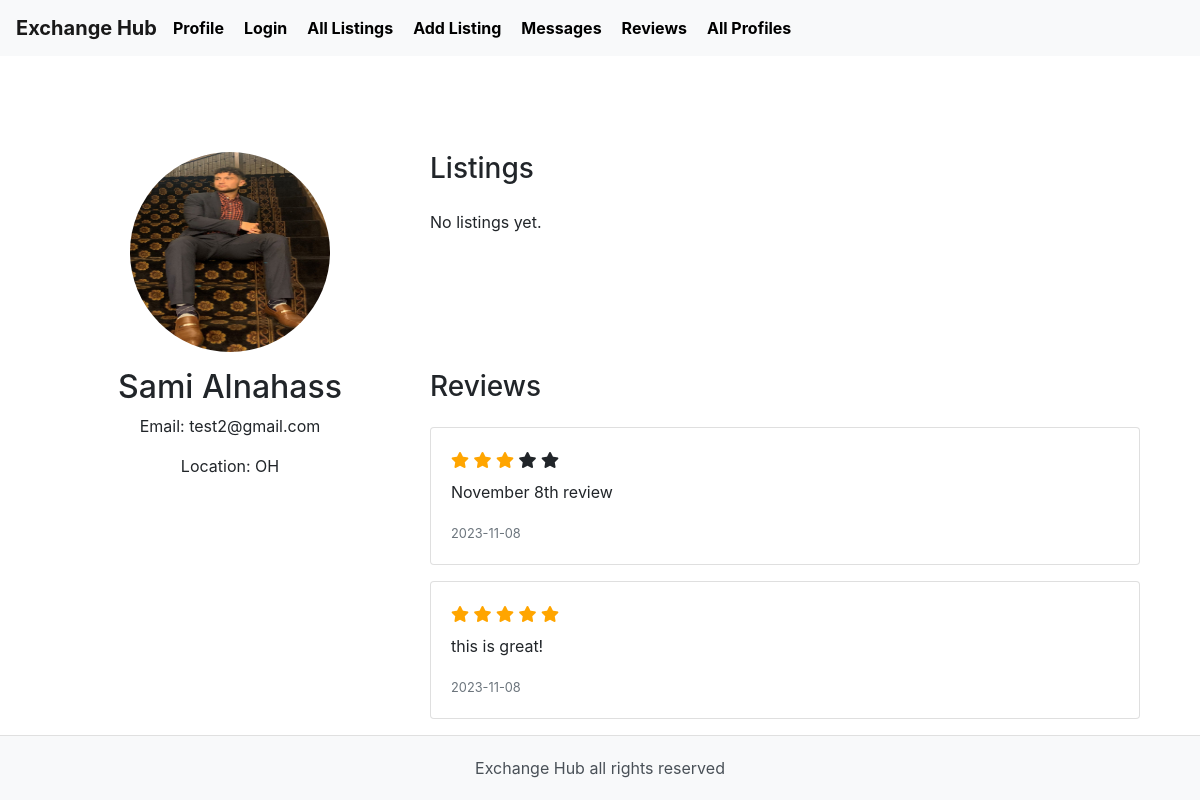
Before: /user_profile/2 with the older database file.
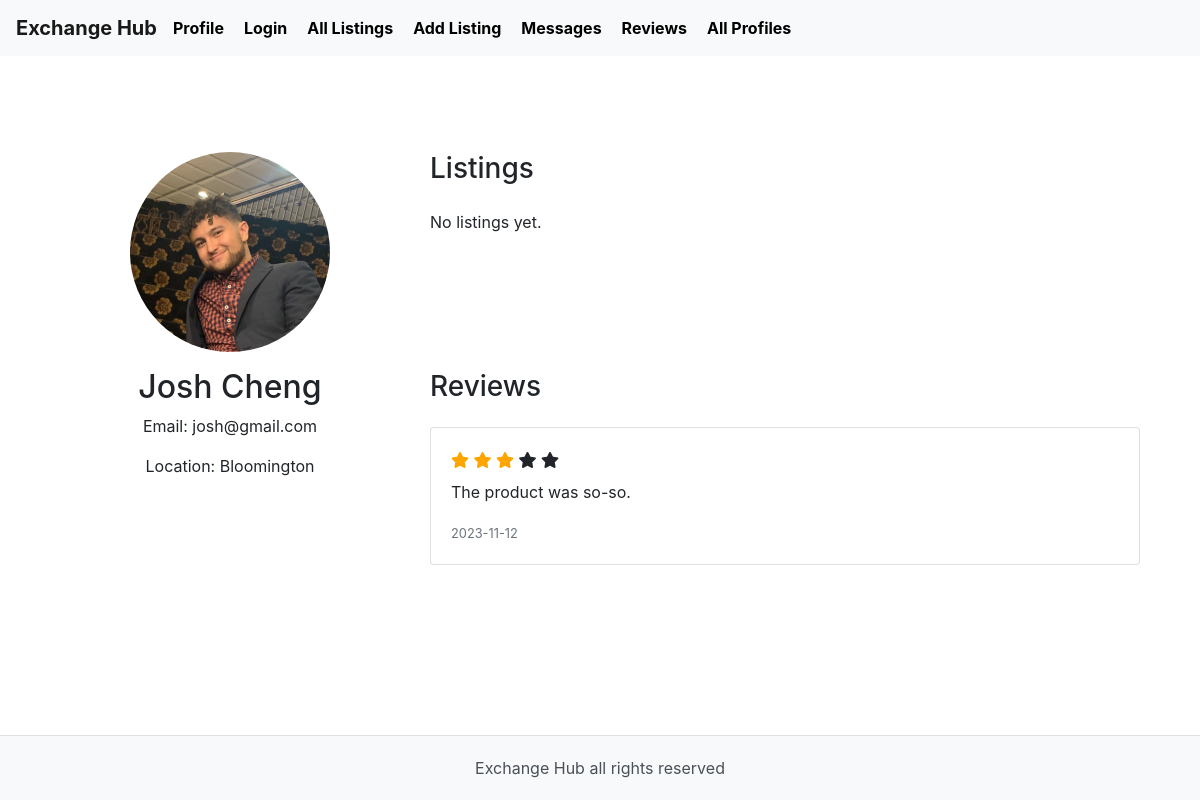
After: the same page with the newer database file.
### tables this page shows
CREATE TABLE User (
    userID INTEGER PRIMARY KEY AUTOINCREMENT,
    firstName TEXT NOT NULL,
    lastName TEXT NOT NULL,
    email TEXT UNIQUE NOT NULL,
    hashedPassword TEXT NOT NULL,
    profileImage TEXT,
    location TEXT NOT NULL,
    joinDate DATE NOT NULL,
    lastLogin DATE NOT NULL
);

CREATE TABLE Review (
    reviewID INTEGER PRIMARY KEY AUTOINCREMENT,
    reviewerID INTEGER,
    reviewedUserID INTEGER,
    rating INTEGER NOT NULL,
    comment TEXT,
    datePosted DATE NOT NULL,
    FOREIGN KEY (reviewerID) REFERENCES User(userID),
    FOREIGN KEY (reviewedUserID) REFERENCES User(userID)
);

### app.py (the view)
@app.route('/user_profile/<int:user_id>')
def user_profile(user_id):
    conn = sqlite3.connect('database.db')
    conn.row_factory = sqlite3.Row  # This allows us to access the columns by name
    cursor = conn.cursor()
    cursor.execute("SELECT * FROM User WHERE userID = ?", (user_id,))
    user = cursor.fetchone()
    print(user)
    if user is None:
        flash('User not found', 'error')
        return redirect(url_for('index'))  # Redirect to the home page or a 404 page
    cursor.execute("SELECT * FROM Listing WHERE userID = ?", (user_id,))
    user_listings = cursor.fetchall()
    print(user_listings)
    cursor.execute("SELECT * FROM Review WHERE reviewedUserID = ?", (user_id,))
    user_reviews = cursor.fetchall()
    print (user_id)
    print (user_reviews)
    return render_template('user_profile.html', profile=user, user_reviews = user_reviews, user_listings=user_listings)

### templates/user_profile.html
{% extends 'layout.html' %}
{% block content %}
<div class="container mt-5">
    <div class="row">
        <div class="col-md-4 text-center">
            <img src="{{ profile.profileImage }}" alt="Profile Image" class="img-fluid rounded-circle mb-3" style="width: 200px; height: 200px;">
            <h2>{{ profile.firstName }} {{ profile.lastName }}</h2>
            <p>Email: {{ profile.email }}</p>
            <p>Location: {{ profile.location }}</p>
        </div>
        <div class="col-md-8">
            <h3 class="mb-4">Listings</h3>
            <div class="listings-container" style="max-width: 200px; max-height: 200px;">
                {% if user_listings %}
                    {% for listing in user_listings %}
                        <div class="card mb-3">
                            <div class="card-body">
                                <h4 class="card-title">{{ listing.title }}</h4>
                                <p class="card-text">{{ listing.description }}</p>
                                <div class="listing-images mt-2">
                                    {% if listing.images %}
                                        {% for image in listing.images.split(',') %}
                                        <img src="{{ image }}" alt="Image" class="img-fluid" style="max-width: 100px; max-height: 100px;">
                                        {% endfor %}
                                    {% else %}
                                        <p>No images available.</p>
                                    {% endif %}
                                </div>
                                <div class="listing-date mt-2">
                                    <small class="text-muted">Posted on: {{ listing.datePosted }}</small>
                                </div>
                            </div>
                        </div>
                    {% endfor %}
                {% else %}
                    <p>No listings yet.</p>
                {% endif %}
            </div>
            <br>
            <br>
            <br>
            <h3 class="mt-5 mb-4">Reviews</h3>
            <div class="reviews-container">
                {% if user_reviews %}
                    {% for review in user_reviews %}
                        <div class="card mb-3">
                            <div class="card-body">
                                <div class="review-rating">
                                    {% for star in range(review.rating) %}
                                        <span class="fa fa-star checked"></span>
                                    {% endfor %}
                                    {% for star in range(5 - review.rating) %}
                                        <span class="fa fa-star"></span>
                                    {% endfor %}
                                </div>
                                <div class="review-text mt-2">
                                    <p>{{ review.comment }}</p>
                                </div>
                                <div class="review-date mt-2">
                                    <small class="text-muted">{{ review.datePosted }}</small>
                                </div>
                            </div>
                        </div>
                    {% endfor %}
                {% else %}
                    <p>No reviews yet.</p>
                {% endif %}
            </div>
        </div>
    </div>
</div>
{% endblock %}

Changed rows visible on the page:
removed Review: rating 3 (drawn), comment "November 8th review", datePosted "2023-11-08"
removed Review: rating 5 (drawn), comment "this is great!", datePosted "2023-11-08"
changed User: profileImage: a different picture; firstName "Sami" → "Josh"; lastName "Alnahass" → "Cheng"; email "test2@gmail.com" → "josh@gmail.com"; location "OH" → "Bloomington"
now on this page (row edited): Review: rating 3 (drawn), comment "The product was so-so.", datePosted "2023-11-12"
